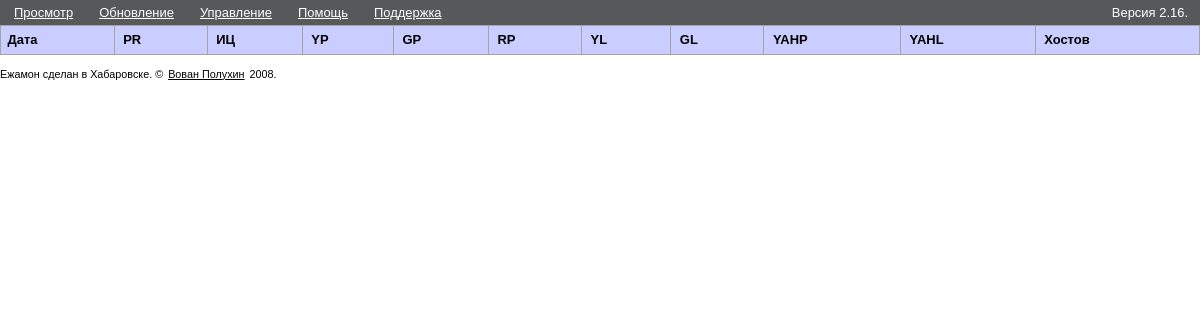
The app's page /detail.php with its own data.
### tables this page shows
CREATE TABLE `ezhamon_fields` (`id` varchar(30) NOT NULL default '',`title` varchar(50) NOT NULL default '',`caption` varchar(10) NOT NULL default '', PRIMARY KEY  (`id`)	);

### detail.php (the view, shortened to what this page needs)
<html>
<head>
</head>
<body>
<?
require('config.php');
require('topmenu.php');
$db = @mysql_connect($db_server, $db_user, $db_pass);
$sql = "SELECT * FROM ezhamon_fields";
$res = @mysql_query($sql, $db);
while ($row = @mysql_fetch_array($res, MYSQL_ASSOC))
{
	$fields[$row["id"]] = $row;
}
?>
<table id="main">
	<tr>
		<th>Дата</th>
<?
foreach($fields as $field)
{
	echo "<th><span title='".$field["title"]."'>".$field["caption"]."</span></th>";
}
?>
	</tr>
</table>
<? require('footer.php'); ?>
</body>
</html>

### topmenu.php (shortened to what this page needs)
<?
if(is_file("version.txt"))
{
	$v = trim(file_get_contents("version.txt"));
	$version = "Версия $v. ";
}
?>
<table id="menu">
	<tr>
		<td><a href="index.php">Просмотр</a></td>
		<td><a href="refresh.php">Обновление</a></td>
		<td><a href="manage_sites.php">Управление</a></td>
		<td><a href="help.php">Помощь</a></td>
		<td><a href="http://forum.vovanmozg.com/viewforum.php?f=2">Поддержка</a></td>
		<td width="100%" align="right"><?=$version?></td>
	</tr>
</table>

### footer.php (shortened to what this page needs)
<p><small>Ежамон сделан в Хабаровске. &copy; <a href="http://vovanmozg.com">Вован Полухин</a> 2008.<br>

### style.css (style rules this page uses)
body, html { font-size: 0.9em; font-family: arial, verdana, sans serif; margin: 0; padding: 0; }
table { font-size:100%; }
table#main { border-collapse:collapse; background-color:#CCC; width:100%; }
table#main th { background-color:#CACDFF; border:1px solid #A4A4A4; padding:0.5em; text-align:left; }
a { color:black; }
a, span { padding:2px; }
#menu { width: 100%; background-color:#56585A; color:white; }
#menu td { padding:3px 10px; }
#menu a { color:white; }

### records on screen
ezhamon_fields: caption "PR"
ezhamon_fields: caption "ИЦ"
ezhamon_fields: caption "YP"
ezhamon_fields: caption "GP"
ezhamon_fields: caption "RP"
ezhamon_fields: caption "YL"
ezhamon_fields: caption "GL"
ezhamon_fields: caption "YAHP"
ezhamon_fields: caption "YAHL"
ezhamon_fields: caption "Хостов"

### other values on screen
$version "Версия 2.16."
